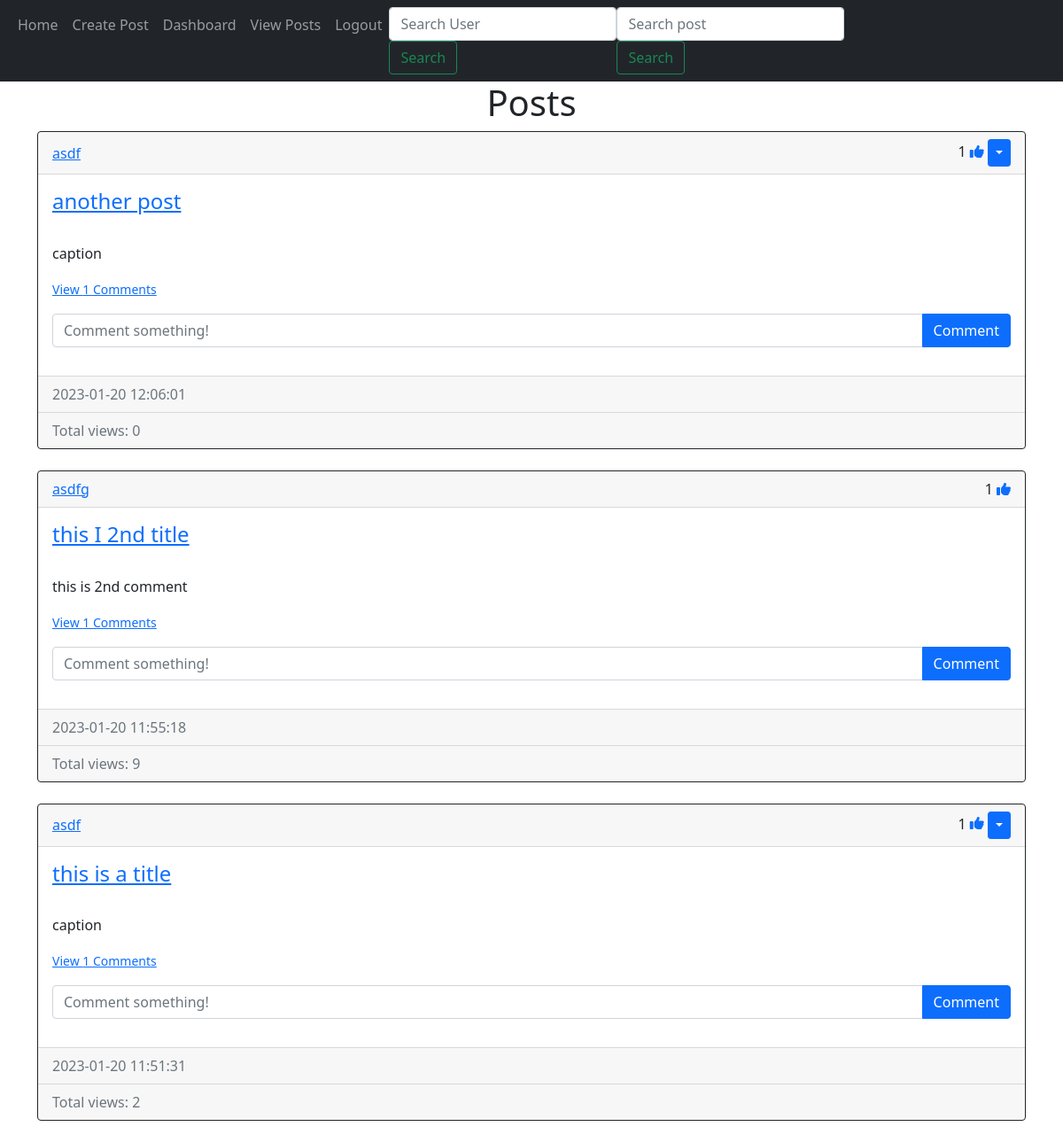
Screenshot of /home (signed in) with the database file from the repository.
### website/__init__.py (models this page shows)
class Post(db.Model):
    id = db.Column(db.Integer, primary_key=True)
    title = db.Column(db.Text, nullable=False)
    text = db.Column(db.Text, nullable=False)
    url = db.Column(db.String)
    date_created = db.Column(db.DateTime(timezone=True), default=func.now())
    author = db.Column(db.Integer, db.ForeignKey(
        'user.id', ondelete="CASCADE"), nullable=False)
    comments = db.relationship('Comment', backref='post', passive_deletes=True)
    likes = db.relationship('Like', backref='post', passive_deletes=True)
    views = db.relationship('View', backref='post', lazy='dynamic')

class User(db.Model, UserMixin):
    id = db.Column(db.Integer, primary_key=True)
    email = db.Column(db.String(150), unique=True)
    url = db.Column(db.String)
    username = db.Column(db.String(150), unique=True)
    password = db.Column(db.String(150))
    date_created = db.Column(db.DateTime(timezone=True), default=func.now())
    posts = db.relationship('Post', backref='user', passive_deletes=True)
    comments = db.relationship('Comment', backref='user', passive_deletes=True)
    follows = db.relationship('Follow', foreign_keys=[Follow.user_id], backref='user')
    followed = db.relationship('Follow', foreign_keys=[Follow.followed_user_id], backref='followed_user')

### website/__init__.py (the view)
@views.route("/")
@views.route("/home")
@login_required
def home():
    follows = Follow.query.filter_by(user_id=current_user.id).all()
    posts = []
    sorted_posts = []
    for follow in follows:
      user = User.query.filter_by(id=follow.followed_user_id).first()
      postss = user.posts
      for post in postss:
        sorted_posts.append((post.id, post))
        sorted_posts = sorted(sorted_posts, reverse=True)
        posts = [post[1] for post in sorted_posts]
    user = User.query.filter_by(id=current_user.id).first()
    postss = user.posts
    for post in postss:
        sorted_posts.append((post.id, post))
        sorted_posts = sorted(sorted_posts, reverse=True)
        posts = [post[1] for post in sorted_posts]
    return render_template("home_posts.html", user=current_user,posts=posts)

### website/__init__.py (called while the page is built)
def create_app():
    app = Flask(__name__)
    app.config['SECRET_KEY'] = "asdfghjkuytrds!@#$z5677654"
    app.config['SQLALCHEMY_DATABASE_URI'] = f'sqlite:///{DB_NAME}'
    app.config['UPLOAD_FOLDER'] = 'static'
    api= Api(app)
    api.add_resource(UserResources,'/api/user', '/api/user/<string:username>')
    api.add_resource(PostResource,'/api/post', '/api/post/<int:post_id>')
    api.add_resource(FeedResource, '/api/posts/<string:username>')
    global paath
    paath = path.join(app.root_path, 'static')
    db.init_app(app)
    app.register_blueprint(views, url_prefix="/")
    app.register_blueprint(auth, url_prefix="/")
    create_database(app)
    login_manager = LoginManager()
    login_manager.login_view = "auth.login"
    login_manager.init_app(app)
    @login_manager.user_loader
    def load_user(id):
        return User.query.get(int(id))
    return app

### website/templates/home_posts.html (shortened to what this page needs)
{% extends "base.html" %} {% block title %}Home{% endblock %} {% block content
    %}
    <h1 align="center">{% block header %}Posts{% endblock %}</h1>
    <div id="posts">
      {% for post in posts %}
      <div class="card border-dark">
        <div class="card-header d-flex justify-content-between align-items-center">
          <a href="/posts/{{post.user.username}}">{{post.user.username}}</a>
          <div>
            {{ post.likes|length }}
            {% if user.id in post.likes|map(attribute="author")|list %}
              <a href="/like-post/{{post.id}}"><i class="fa-solid fa-thumbs-up"></i></a>
            {% else %}
              <a href="/like-post/{{post.id}}"><i class="fa-regular fa-thumbs-up"></i></a>
            {% endif %}
            {% if user.id == post.author %}
            <div class="btn-group">
              <button
                type="button"
                class="btn btn-sm btn-primary dropdown-toggle"
                data-bs-toggle="dropdown"
              ></button>
            </div>
            {% endif %}
          </div>
        </div>
        <div class="card-body">
          <a href="/post/{{post.id}}"><h4 class="card-title">{{post.title}}</h4></a>
          <br />
          <p class="description">
            {{post.text}}
          </p>
          <p class="card-text">
            {% if post.comments|length > 0 %}
            <a data-bs-toggle="collapse" href="#comments-{{post.id}}" role="button">
              <small>View {{post.comments|length}} Comments</small>
            </a>
            {% else %}
            <small class="text-muted">No Comments</small>
            {% endif %}
          </p>
          <form
            class="input-group mb-3"
            method="POST"
            action="/create-comment/{{post.id}}"
          >
            <input
              type="text"
              id="text"
              name="text"
              class="form-control"
              placeholder="Comment something!"
            />
            <button type="submit" class="btn btn-primary">Comment</button>
          </form>
        </div>
        <div class="card-footer text-muted">{{post.date_created}}</div>
        {% set num_views = post.views.count() %}
        <div class="card-footer text-muted">Total views: {{num_views}}</div>
      </div>
      <br> {% endfor %}
    </div>
     {% endblock %}

### website/templates/base.html (shortened to what this page needs)
<!DOCTYPE html>
<html lang="en">
  <head>
    <link
      href="https://cdn.jsdelivr.net/npm/bootstrap@5.0.2/dist/css/bootstrap.min.css"
      rel="stylesheet"
    />
  </head>
  <body>
    <nav class="navbar navbar-expand-lg navbar-dark bg-dark">
      <div class="container-fluid">
        <div class="collapse navbar-collapse" id="navbar">
          <div class="navbar-nav">
            {% if user.is_authenticated %}
            <a class="nav-item nav-link" href="/home">Home</a>
            <a class="nav-item nav-link" href="/create-post">Create Post</a>
            <a class="nav-item nav-link" href="/dashboard">Dashboard</a>
            <a class="nav-item nav-link" href="/posts">View Posts</a>
            <a class="nav-item nav-link" href="/logout">Logout</a>
            <form action="/search-user" method="get" class="form-inline my-2 my-lg-0">
              <input class="form-control mr-sm-2" type="search" placeholder="Search User" aria-label="Search" name="username">
              <button class="btn btn-outline-success my-2 my-sm-0" type="submit">Search</button>
            </form>
            <form action="/search-post" method="get" class="form-inline my-2 my-lg-0">
              <input class="form-control mr-sm-2" type="search" placeholder="Search post" aria-label="Search" name="post">
              <button class="btn btn-outline-success my-2 my-sm-0" type="submit">Search</button>
            </form>
            {% else %}
            <a class="nav-item nav-link" href="/login">Login</a>
            <a class="nav-item nav-link" href="/sign-up">Sign Up</a>
            <a class="nav-item nav-link" href="/reset_password">Reset Password</a>
            {% endif %}
          </div>
        </div>
      </div>
    </nav>
    <div class="container">{% block content %}{% endblock %}</div>
  </body>
</html>

### website/templates/home_posts.html (style rules this page uses)
.description { width: 500px; overflow: hidden; white-space: nowrap; text-overflow: ellipsis; }

### rows the page displays
Post: user.username "asdf", likes|length "1", title "another post", text "caption", comments|length "1", date_created "2023-01-20 12:06:01", num_views "0"
Post: user.username "asdfg", likes|length "1", title "this I 2nd title", text "this is 2nd comment", comments|length "1", date_created "2023-01-20 11:55:18", num_views "9"
Post: user.username "asdf", likes|length "1", title "this is a title", text "caption", comments|length "1", date_created "2023-01-20 11:51:31", num_views "2"
